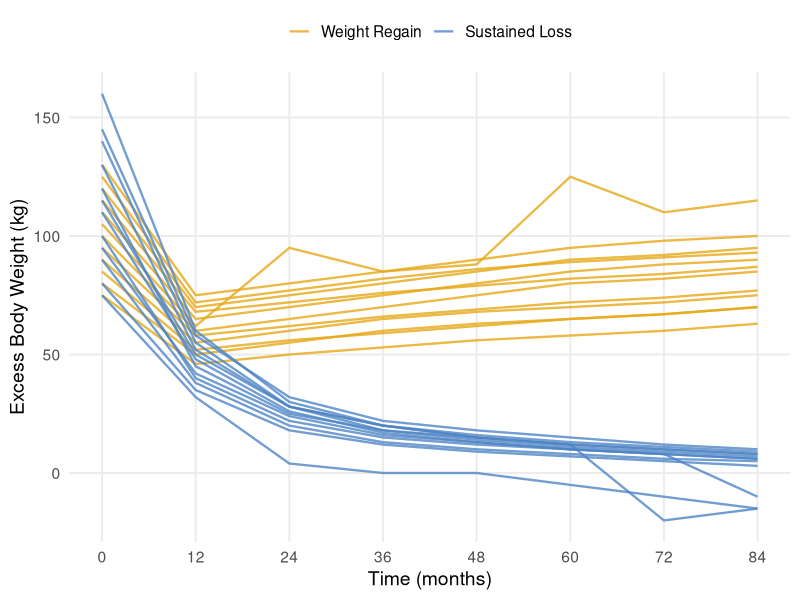

Generate this figure with R:
library(ggplot2)

df = read.csv("data.csv", stringsAsFactors = FALSE)
df$group = factor(df$group, levels = c("Weight Regain", "Sustained Loss"))

# Colors matching the original figure: gold for Weight Regain, steel blue for Sustained Loss
group_colors = c("Weight Regain" = "#E6A817", "Sustained Loss" = "#4E84C4")

p = ggplot(df, aes(x = time, y = ebw, group = subject_id, color = group)) +
  geom_line(linewidth = 0.8, alpha = 0.8) +
  scale_color_manual(values = group_colors, name = NULL) +
  scale_x_continuous(breaks = c(0, 12, 24, 36, 48, 60, 72, 84)) +
  scale_y_continuous(breaks = c(0, 50, 100, 150)) +
  labs(
    x = "Time (months)",
    y = "Excess Body Weight (kg)"
  ) +
  theme_minimal(base_size = 14) +
  theme(
    legend.position = "top",
    panel.grid.minor = element_blank()
  )

ggsave("plot.png", p, width = 5, height = 4, dpi = 800)
